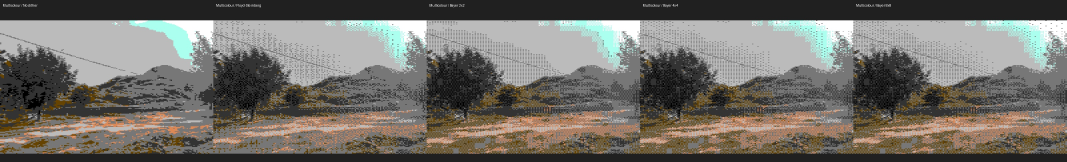
#> input picture samples/comparisons/lush-landscape-c64.jpg, 3200 x 486 px (shown at 1/3 size)
$ python -i pixelate.py   (imports and definitions only)
#> lines starting #> are read from the running program, lines starting #| are printed output that depends on the picture
"""Pixelation in RGB, independent of machine palettes and target geometry."""
from pathlib import Path

from PIL import Image


def validate_block_size(block_size: int) -> None:
#> in pixelate_file, source is the input picture: PIL image 3200x486 RGB; mean R, G, B 113.7, 110.4, 104
    if type(block_size) is not int or block_size < 1:
        raise ValueError('pixel block size must be a positive whole number')


def pixelate_image(image: Image.Image, block_size: int) -> Image.Image:
    """Fill fixed-size blocks with their average colour, retaining image dimensions.

    Blocks start at the top-left corner. Right and bottom edge blocks are
    clipped to the image, so an uneven image size never stretches the grid.
    """
#> called with block_size = 8
    validate_block_size(block_size)
    source = image.convert('RGB')
    if block_size == 1:
        return source
    step_x, step_y = min(block_size, source.width), min(block_size, source.height)
#> step_x = 8; step_y = 8
    reduced = source.reduce((step_x, step_y))
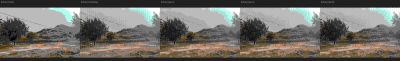
#> reduced: PIL image 400x61 RGB; mean R, G, B 113.4, 110.1, 103.8
    # Enlarge to whole blocks before clipping. Resizing directly to source.size
    # would stretch the edge blocks when dimensions are not divisible by the step.
    enlarged = reduced.resize((reduced.width * step_x, reduced.height * step_y), Image.Resampling.NEAREST)
    return enlarged.crop((0, 0, source.width, source.height))
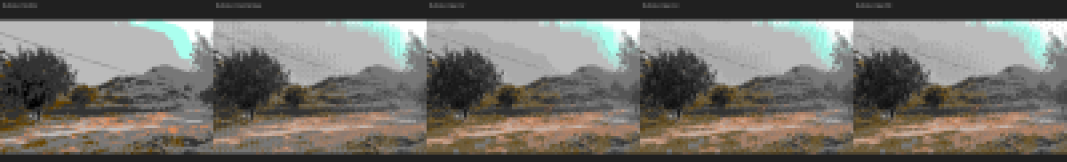
#> returned value: PIL image 3200x486 RGB (shown at 1/3 size); mean R, G, B 113.7, 110.4, 104.1


def pixelate_file(input_path: Path, output_path: Path, *, block_size: int = 8) -> Image.Image:
    """Pixelate original RGB colours, preserving dimensions without a retro palette."""
    validate_block_size(block_size)
    with Image.open(input_path) as source:
        result = pixelate_image(source, block_size)
    result.save(output_path)
    return result

>>> result = pixelate_file('../samples/comparisons/lush-landscape-c64.jpg', 'out.png')

$ run again, on samples/comparisons/macaws-cpc.jpg
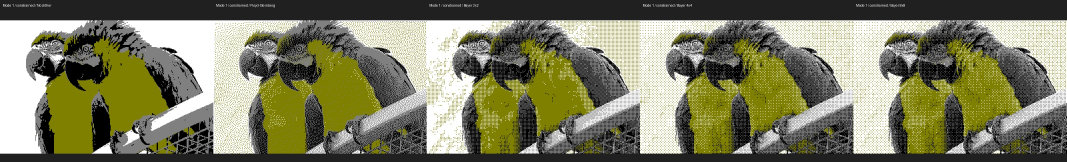
#> input picture samples/comparisons/macaws-cpc.jpg, 3200 x 486 px (shown at 1/3 size)
#> in pixelate_file, source is the input picture: PIL image 3200x486 RGB; mean R, G, B 124.9, 125.1, 97.5
#> in pixelate_image, `enlarged = reduced.resize((reduced.width * step_x, reduced.height * st..`:
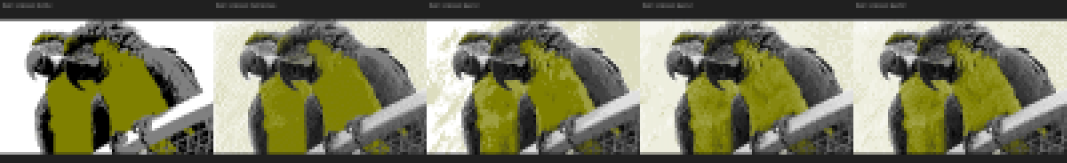
#> enlarged: PIL image 3200x488 RGB (shown at 1/3 size); mean R, G, B 124.5, 124.7, 97.3
#> in pixelate_image, `return enlarged.crop((0, 0, source.width, source.height))`:
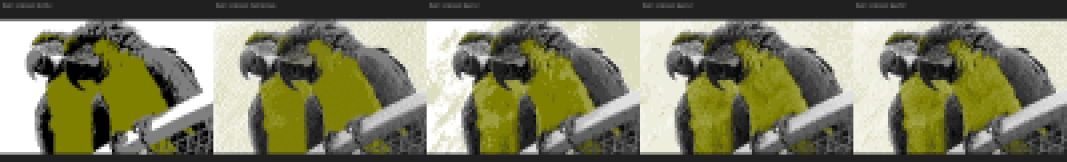
#> returned value: PIL image 3200x486 RGB (shown at 1/3 size); mean R, G, B 124.8, 125.1, 97.5

$ run again, on samples/comparisons/portrait-colour-teletext.jpg
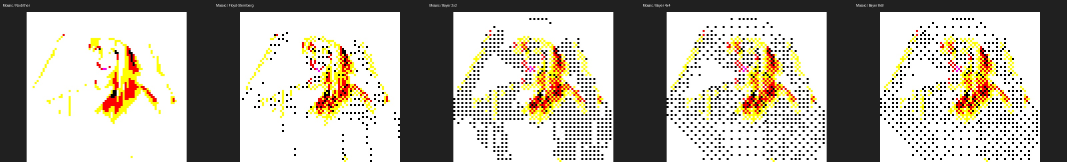
#> input picture samples/comparisons/portrait-colour-teletext.jpg, 3200 x 486 px (shown at 1/3 size)
#> in pixelate_file, source is the input picture: PIL image 3200x486 RGB; mean R, G, B 175.5, 170.6, 159.4
#> in pixelate_image, `enlarged = reduced.resize((reduced.width * step_x, reduced.height * st..`:
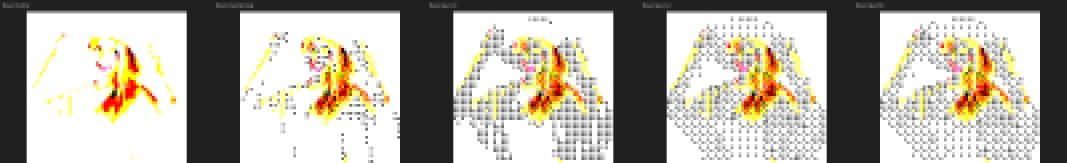
#> enlarged: PIL image 3200x488 RGB (shown at 1/3 size); mean R, G, B 175.6, 170.8, 159.5
#> in pixelate_image, `return enlarged.crop((0, 0, source.width, source.height))`:
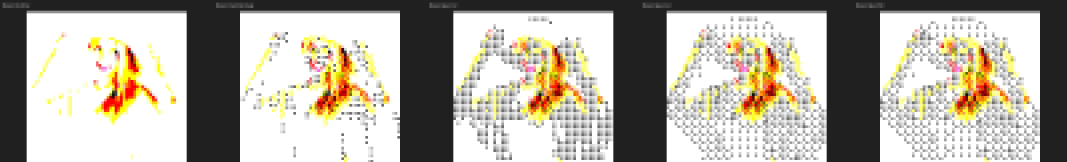
#> returned value: PIL image 3200x486 RGB (shown at 1/3 size); mean R, G, B 175.5, 170.6, 159.4

$ run again, on samples/comparisons/lush-landscape-atari2600-2.png
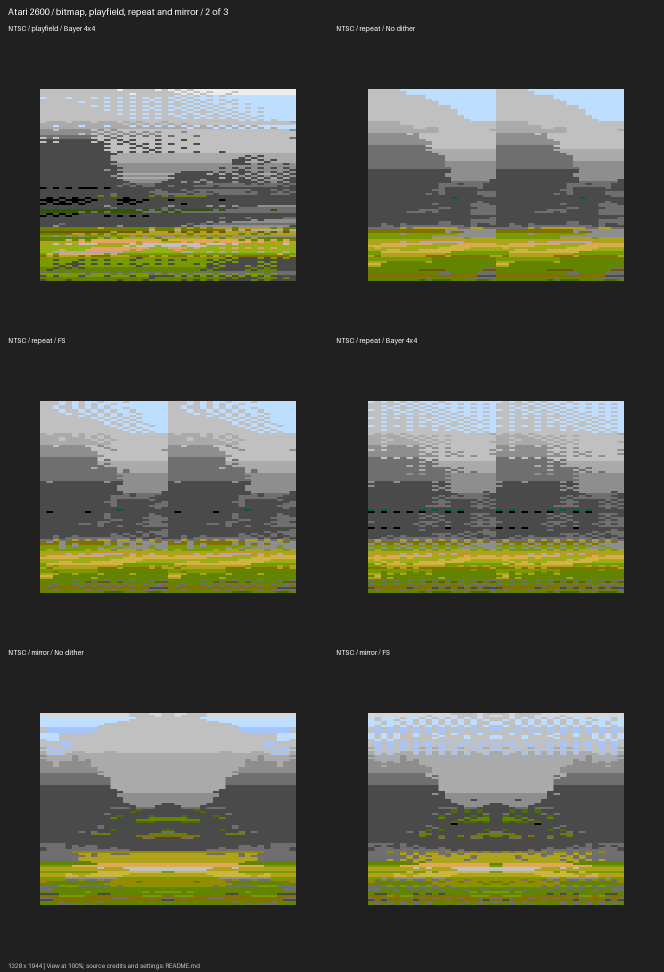
#> input picture samples/comparisons/lush-landscape-atari2600-2.png, 1328 x 1944 px (shown at 1/2 size)
#> in pixelate_file, source is the input picture: PIL image 1328x1944 RGB; mean R, G, B 79.2, 81, 68.1
#> in pixelate_image, `reduced = source.reduce((step_x, step_y))`:
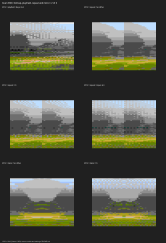
#> reduced: PIL image 166x243 RGB; mean R, G, B 79.2, 81, 68.1
